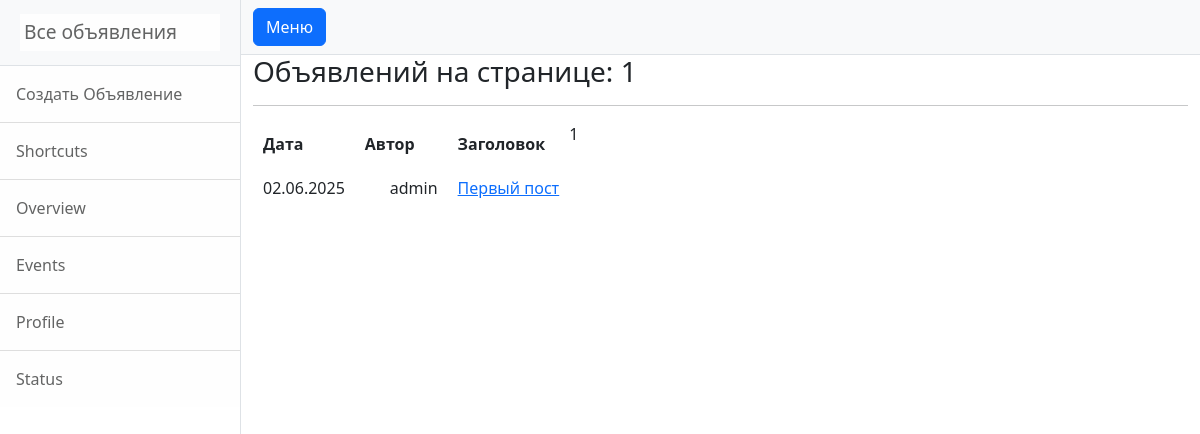
/posts/, run on an earlier commit of the app's database.
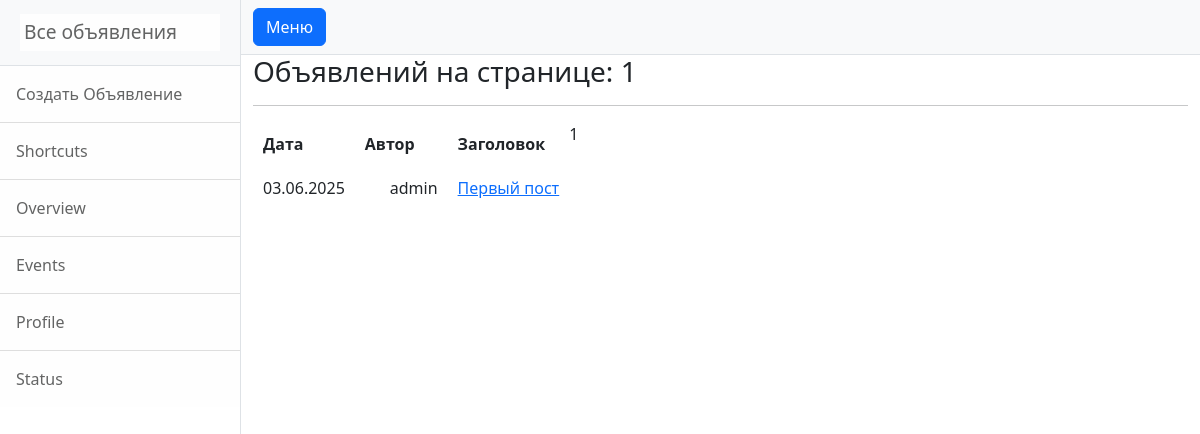
And on a later commit of the database.
### post/models.py (models this page shows, shortened)
class Post(models.Model):
    author = models.ForeignKey(User, on_delete=models.CASCADE)
    date = models.DateTimeField(auto_now=True)
    category = models.ManyToManyField(Category, through='PostCategory')
    title = models.CharField(max_length=100)
    text = RichTextUploadingField()
    def get_absolute_url(self):
        path = reverse('post_detail', args=[str(self.id)])
        return path

### post/views.py (the view)
# urls.py: path('', PostList.as_view(), name = 'post_list'),
class PostList(ListView):
    model = Post
    ordering = '-date'
    template_name = 'posts.html'
    context_object_name = 'posts'
    paginate_by = 10
    paginate_orphans = 2

### templates/post/posts.html (shortened to what this page needs)
{% extends 'flatpages/default.html' %}
{% block content %}
<h3>Объявлений на странице: {{ posts|length }}</h3>
<hr>
{% if posts %}
       <table align="left" cellpadding="10">
           <tr>
               <th>Дата</th>
               <th>Автор</th>
               <th>Заголовок</th>
           </tr>
           {% for post in posts %}
           <tr align="right" valign="top">
               <td>{{ post.date|date:'d.m.Y' }}</td>
               <td><p style="text-indent: 25px;" align="justify" >{{ post.author }} </p></td>
               <td><a href="{{ post.get_absolute_url }}">{{ post.title }}</a></td>
           </tr>
           {% endfor %}
       </table>
{% else %}
    <h3>Объявлений нет!</h3>
{% endif %}
{{ page_obj.number }}
{% endblock content %}

What changed in the data, as far as the page shows it:
changed Post "Первый пост": date "02.06.2025" → "03.06.2025"
